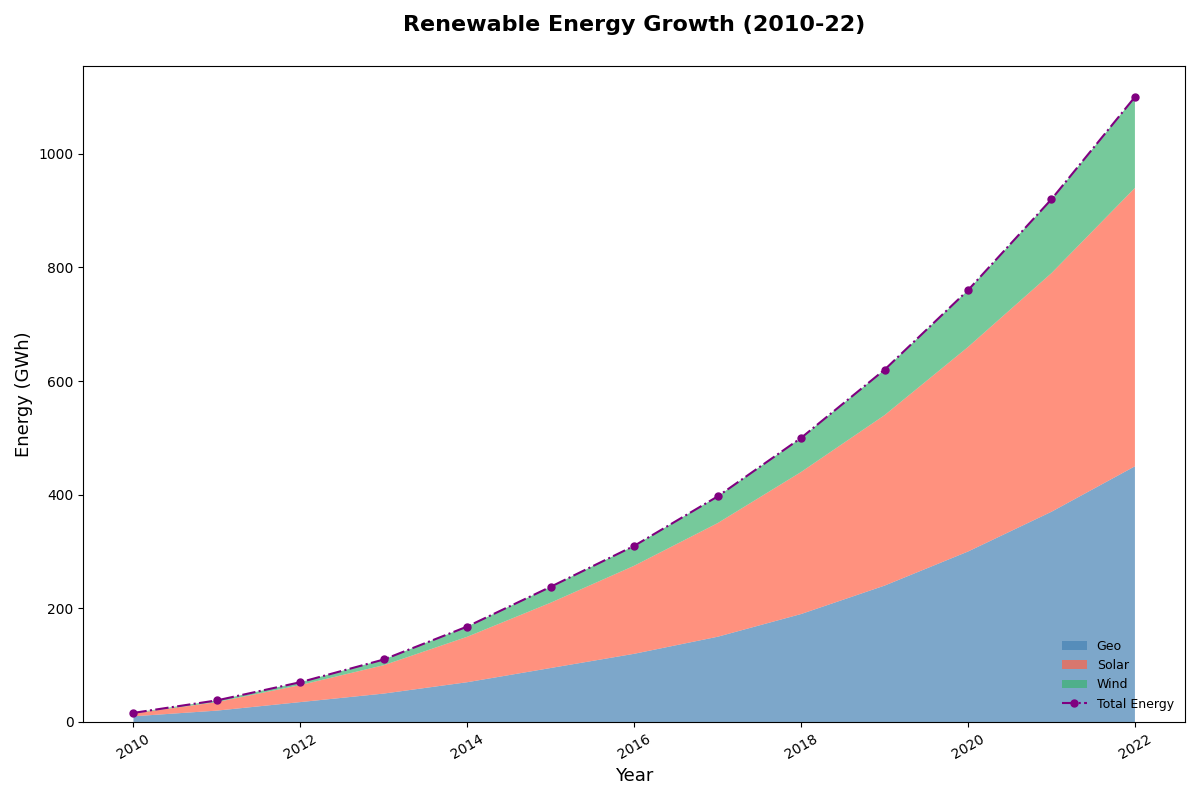

This figure's Python source:
import matplotlib.pyplot as plt
import numpy as np

years = np.arange(2010, 2023)

solar_energy = np.array([10, 20, 35, 50, 70, 95, 120, 150, 190, 240, 300, 370, 450])
wind_energy = np.array([5, 15, 30, 50, 80, 115, 155, 200, 250, 300, 360, 420, 490])
geothermal_energy = np.array([1, 3, 5, 10, 18, 28, 35, 47, 60, 80, 100, 130, 160])

energy_data = np.vstack([solar_energy, wind_energy, geothermal_energy])
total_energy = solar_energy + wind_energy + geothermal_energy

fig, ax = plt.subplots(figsize=(12, 8))
colors = ['#4682B4', '#FF6347', '#3CB371']  # Adjusted color set

ax.stackplot(years, energy_data, labels=['Geo', 'Solar', 'Wind'], colors=colors, alpha=0.7)

ax.plot(years, total_energy, color='purple', linestyle='-.', linewidth=1.5, marker='o', markersize=5, label='Total Energy')

ax.set_title('Renewable Energy Growth (2010-22)', fontsize=16, weight='bold', pad=25)
ax.set_xlabel('Year', fontsize=13)
ax.set_ylabel('Energy (GWh)', fontsize=13)

ax.legend(loc='lower right', fontsize=9, frameon=False)

ax.grid(False)

plt.xticks(rotation=30)

plt.tight_layout()

plt.show()
